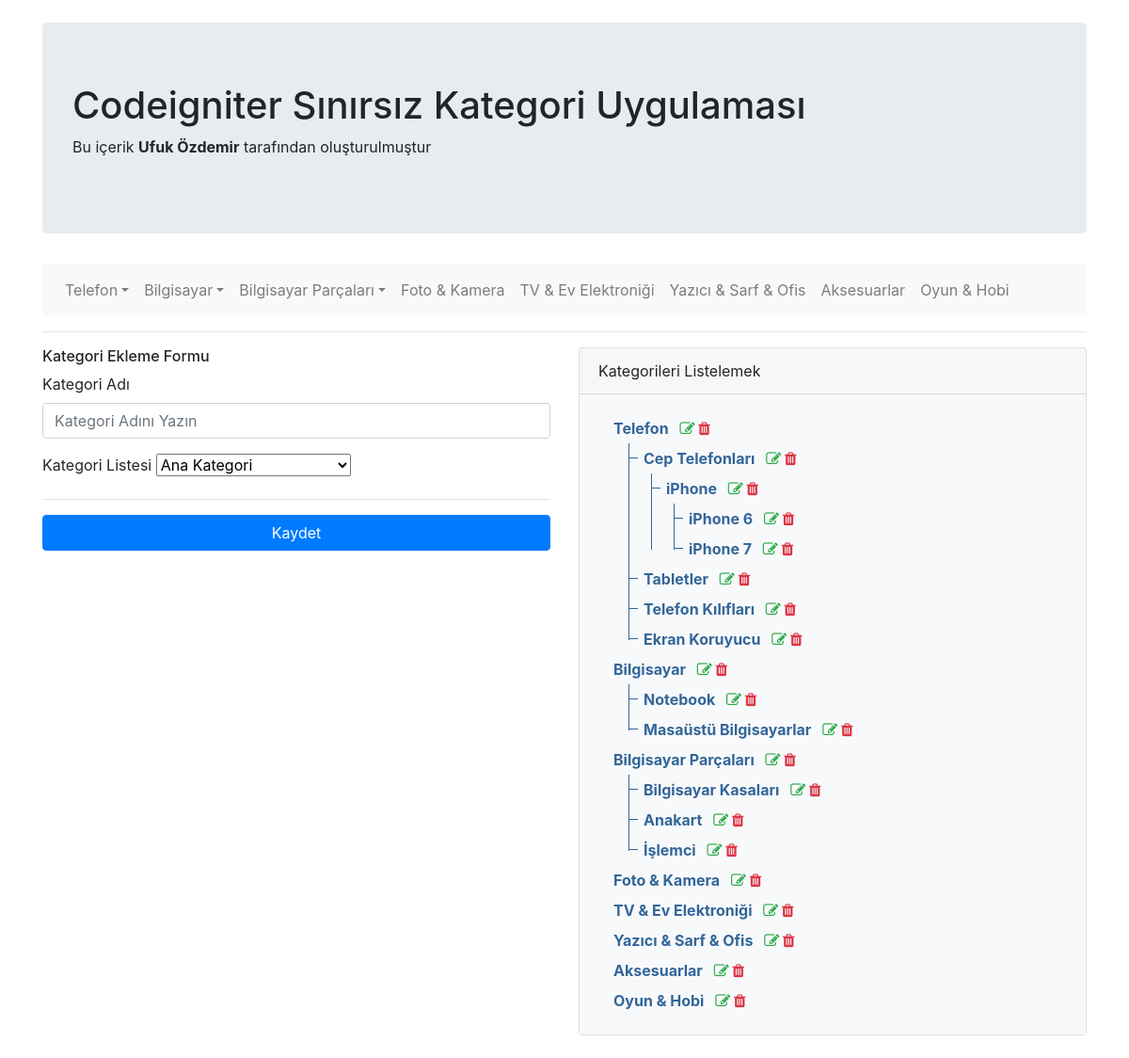
The page / on the database its author committed.
### tables this page shows
CREATE TABLE `kategoriler` (
  `kategori_id` int(11) unsigned NOT NULL AUTO_INCREMENT,
  `kategori_adi` char(100) NOT NULL,
  `kategori_ustid` int(11) unsigned NOT NULL,
  PRIMARY KEY (`kategori_id`),
  UNIQUE KEY `kategori_id` (`kategori_id`) USING BTREE
);

### application/controllers/Kategori.php (called while the page is built, shortened)
<?php
    class Kategori extends CI_Controller {
        public function __construct() {
            $this->load->model("kategori_model");
        }
        public function index() {
            $this->load->view('kategori');
        }
    }

### index.php (called while the page is built, shortened)
<?php
require_once BASEPATH.'core/CodeIgniter.php';

### application/models/kategori_model.php (the view, shortened to what this page needs)
<?php
    class kategori_model extends CI_Model {
        public function KategoriListesi($id = 0) {
            $query = $this->db->where("kategori_ustid", $id)->get("kategoriler")->result();
            if ($query) {
                echo "<ul class=\"treeview\">";
                foreach ($query as $row) {
                    echo '<li>'.$row->kategori_adi;
                    echo '
                        <span class="ml-1 mr-1"></span>
                        <a class="text-success" href="'.base_url("kategori/kategoriduzenle/$row->kategori_id").'" data-toggle="tooltip" data-placement="top" title="Düzelt"><i class="fa fa-edit"></i></a>
                        <a class="text-danger delete" href="javascript:void(0);" data-link="'.base_url("kategori/sil/$row->kategori_id").'" data-title="'.$row->kategori_adi.'" data-toggle="tooltip" data-placement="top" title="Sil"><i class="fa fa-trash"></i></a>
                        ';
                    $this->KategoriListesi($row->kategori_id);
                }
                echo "</li></ul>";
            }
        }
        public function bootstrap_menu($kategori_id=0){
            $query = $this->db->where("kategori_ustid", $kategori_id)->get("kategoriler")->result();
            foreach ($query as $row) {
                $alt_kategori_say = $this->db->where("kategori_ustid", $row->kategori_id)->get("kategoriler")->num_rows();
                if ($alt_kategori_say > 0) {
                    if ($kategori_id != 0) {
                        echo '<li class="dropdown-item dropdown-toggle" data-toggle="dropdown">';
                        echo "<a href='javascript:void(0);' class='nav-link'>".$row->kategori_adi."</a>";
                    } else {
                        echo '<li class="nav-item dropdown">';
                        echo '<a class="nav-link dropdown-toggle" tabindex="0" data-toggle="dropdown" data-submenu="">'.$row->kategori_adi.'</a>';
                    }
                } else {
                    if ($kategori_id != 0) echo '<li class="dropdown-item">';
                    else echo '<li class="nav-item">';
                    echo "<a href='".base_url("kategori/kategoriduzenle/$row->kategori_id")."' class='nav-link'>".$row->kategori_adi."</a>";
                }
                if ( $alt_kategori_say > 0 ) {
                    $this->bootstrap_menu($row->kategori_id);
                }
                echo "</li>";
            }
        }
    }

### application/views/kategori.php (shortened to what this page needs)
<!DOCTYPE html>
<html lang="en">
    <head>
        <?php $this->load->view("bootstrap"); ?>
    </head>
    <body>
        <div class="container mb-4">
            <div class="jumbotron mt-4">
                <h1>Codeigniter Sınırsız Kategori Uygulaması</h1>
                <p>Bu içerik <strong>Ufuk Özdemir</strong> tarafından oluşturulmuştur</p>
            </div>
            <div class="row">
                <div class="col">
                                <?php $this->kategori_model->menu(); ?>
                    <nav class="navbar navbar-custom navbar-expand-md navbar-light bg-light">
                        <div class="collapse navbar-collapse" id="navbarNavDropdown">
                            <ul class="navbar-nav">
                                <?php $this->kategori_model->bootstrap_menu(); ?>
                            </ul>
                        </div>
                    </nav>
                </div>
            </div>
            <hr>
            <div class="row">
                <div class="col">
                    <h6><?php if(isset($mesaj)): ?><a href="<?php echo base_url(); ?>">Yeni Kategori Ekle</a> | <?php endif; ?>Kategori Ekleme Formu</h6>
                    <form action="<?php echo base_url("kategori/ekle") ?>" method="post">
                        <div class="form-group">
                            <label for="exampleInput1">Kategori Adı</label>
                            <input type="text" class="form-control" id="exampleInput1" aria-describedby="emailHelp" placeholder="Kategori Adını Yazın" name="kategori_adi">
                        </div>
                        <div class="form-group">
                            <label for="exampleFormControlSelect">Kategori Listesi</label>
                            <select class="selectpicker" data-live-search="true" data-width="100%" data-style="btn-danger" name="kategori_ustid">
                                <option value="0">Ana Kategori</option>
                                <?php $this->kategori_model->selectBoxKategori(); ?>
                            </select>
                        </div>
                        <hr>
                        <button type="submit" class="btn btn-primary btn-block">Kaydet</button>
                    </form>
                </div>
                <div class="col">
                    <div class="card">
                        <div class="card-header">Kategorileri Listelemek</div>
                        <div class="card-body bg-light">
                            <?php $this->kategori_model->kategoriListesi(); ?>
                        </div>
                    </div>
                </div>
            </div>
        </div>
    </body>
</html>

### application/views/bootstrap.php (shortened to what this page needs)
<link rel="stylesheet" href="https://cdnjs.cloudflare.com/ajax/libs/twitter-bootstrap/4.1.3/css/bootstrap.min.css">
<link rel="stylesheet" href="https://cdnjs.cloudflare.com/ajax/libs/bootstrap-select/1.13.1/css/bootstrap-select.min.css">
<link rel="stylesheet" href="https://cdnjs.cloudflare.com/ajax/libs/bootstrap-submenu/3.0.1/css/bootstrap-submenu.min.css">
<link rel="stylesheet" href="https://cdnjs.cloudflare.com/ajax/libs/font-awesome/4.7.0/css/font-awesome.min.css">

### application/views/bootstrap.php (style rules this page uses)
.treeview, .treeview ul { margin:0; padding:0; list-style:none; color: #369; }
.treeview ul { margin-left:1em; position:relative }
.treeview ul ul { margin-left:.5em }
.treeview ul:before { content:""; display:block; width:0; position:absolute; top:0; left:0; border-left:1px solid; bottom:15px; }
.treeview li { margin:0; padding:0 1em; line-height:2em; font-weight:700; position:relative }
.treeview ul li:before { content:""; display:block; width:10px; height:0; border-top:1px solid; margin-top:-1px; position:absolute; top:1em; left:0 }
.treeview li a { text-decoration: none; color:inherit; cursor:pointer; }

### rows shown on the page
kategoriler: kategori_adi "Telefon"
kategoriler: kategori_adi "Bilgisayar"
kategoriler: kategori_adi "Bilgisayar Parçaları"
kategoriler: kategori_adi "Foto & Kamera"
kategoriler: kategori_adi "TV & Ev Elektroniği"
kategoriler: kategori_adi "Yazıcı & Sarf & Ofis"
kategoriler: kategori_adi "Aksesuarlar"
kategoriler: kategori_adi "Oyun & Hobi"
kategoriler: kategori_adi "Cep Telefonları"
kategoriler: kategori_adi "iPhone"
kategoriler: kategori_adi "iPhone 6"
kategoriler: kategori_adi "iPhone 7"
kategoriler: kategori_adi "Tabletler"
kategoriler: kategori_adi "Telefon Kılıfları"
kategoriler: kategori_adi "Ekran Koruyucu"
kategoriler: kategori_adi "Notebook"
kategoriler: kategori_adi "Masaüstü Bilgisayarlar"
kategoriler: kategori_adi "Bilgisayar Kasaları"
kategoriler: kategori_adi "Anakart"
kategoriler: kategori_adi "İşlemci"
